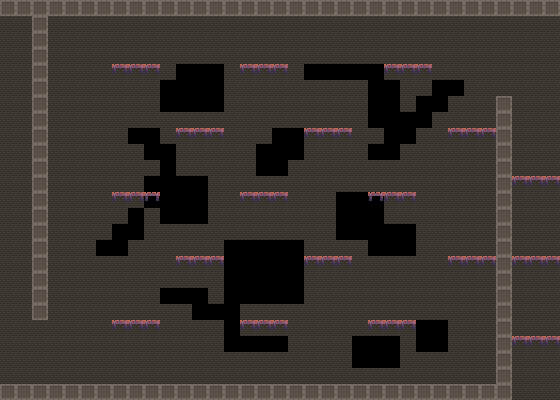

A level layout from a 2D game, rendered from its tile map. Below: a short description, then the map file with tile-grid data replaced by summaries:
An orthogonal 35x25 tile map with 16x16 px tiles, 5 tile layers (Background, Background2:ElectricBoogaloo, OneSidedPlatforms, Platforms, ...), 2 tilesets.

<map version="1.0" tiledversion="1.1.2" orientation="orthogonal" renderorder="right-down" width="35" height="25" tilewidth="16" tileheight="16" infinite="0" nextobjectid="1">
 <tileset firstgid="1" name="sketches3- tiles and monsters" tilewidth="16" tileheight="16" tilecount="64" columns="8">
  <image source="../../Assets/Images/sketches3- tiles and monsters.png" width="128" height="128" />
 </tileset>
 <tileset firstgid="65" source="../tile1.tsx" />
 <layer name="Background" width="35" height="25">
  <data>[875 cells, 760 non-empty, 1 distinct tile ids]</data>
 </layer>
 <layer name="Background2:ElectricBoogaloo" width="35" height="25">
  <data>[875 cells, 35 non-empty, 1 distinct tile ids]</data>
 </layer>
 <layer name="OneSidedPlatforms" width="35" height="25">
  <data>[875 cells, 54 non-empty, 2 distinct tile ids]</data>
 </layer>
 <layer name="Platforms" width="35" height="25">
  <data>[875 cells, 69 non-empty, 1 distinct tile ids]</data>
 </layer>
 <layer name="Foreground" width="35" height="25">
  <data>[875 cells, 104 non-empty, 1 distinct tile ids]</data>
 </layer>
</map>
